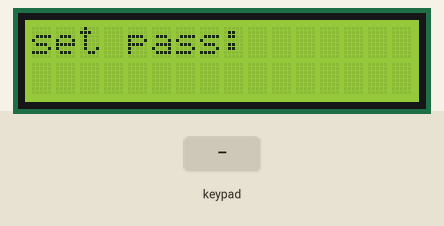
This program was run on a simulated ATmega32, built with avr-gcc and emulated at 8 MHz. Shown: 16×2 character LCD. Wiring (inferred from the signals the program sends): 4×4 keypad with keys 1 2 3 - 4 5 6 * 7 8 9 / A 0 = +: rows PD0, PD1, PD2, PD3; columns PD4, PD5, PD6, PD7. Wiring (inferred from the names in the program): character LCD (HD44780): RS PA1; R/W PA2; E PA0; data PA4, PA5, PA6, PA7. The test bench sets the inputs (shaded band). EEPROM starts erased. At 17.4 s the program stops and its outputs stay as they are.

Above: at 1.2 s.
1.3 s: keypad keys 7 + 5 = pressed 0.4 s apart
At 2.2 s:
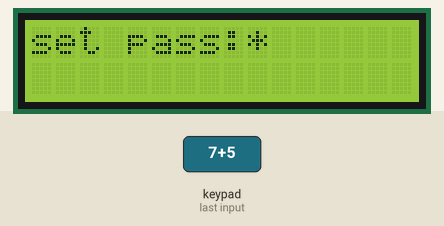
4.8 s: key '/' pressed
At 6.9 s:
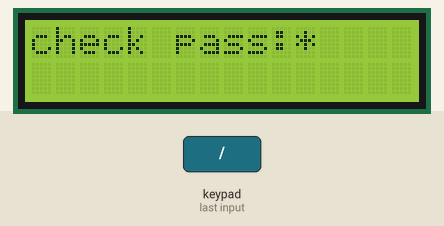
7.5 s: keypad keys 1 2 3 4 pressed 0.4 s apart
At 10.2 s:
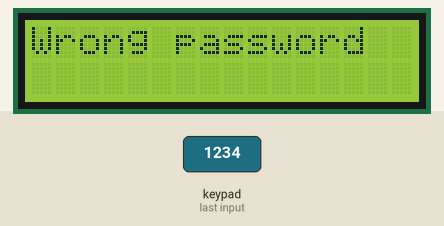
10.8 s: key 'A' pressed
At 12.0 s:
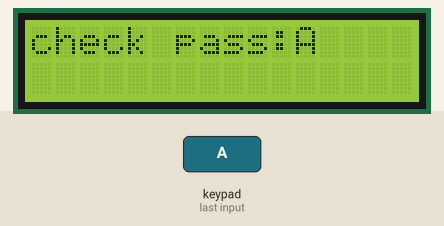
13.6 s: keypad keys 8 / 2 = pressed 0.4 s apart
At 16.7 s:
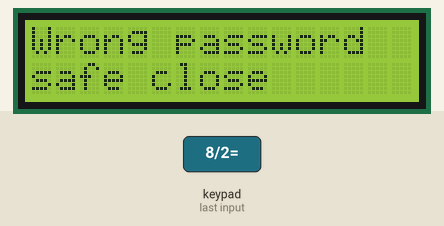
Timing chart, 0 to 18.2 s (numbered marks = the images above; inputs shaded):
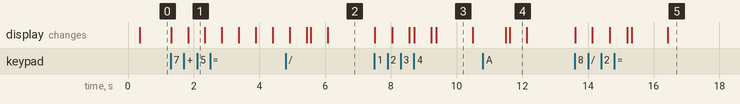

Measured:
- after the input at 1.3 s, the display: first changes at once (image 1 shows a later state)
- after the input at 4.8 s, the display: first differs from a run without the input after 0.76 s (image 2 shows a later state)
- after the input at 7.5 s, the display: first changes at once (image 3 shows a later state)
- after the input at 10.8 s, the display: first differs from a run without the input after 0.82 s (image 4)
- after the input at 13.6 s, the display: first changes at once (image 5 shows a later state)
- what the display in image 3 shows lasts 1.1 s, from 9.4 s to 10.5 s
- what the display in image 4 shows lasts 0.5 s, from 11.6 s to 12.1 s

The program:

The_safe.c
```c
/*
 * The_safe.c
 *
 * Created: 7/24/2024 10:10:04 PM
 *  Author: Omar Mahfouz
 */

#include "LCD.h"
#include "keypad.h"
#include "EEPROM.h"
#include <avr/io.h>
#define F_CPU 8000000UL
#include <util/delay.h>
#define  STATUS_ADDRESS 0x20
#define  FIRST_ADDRESS 0x22
#define  SECOND_ADDRESS 0x23
#define  THIRD_ADDRESS 0x24
#define  FOURTH_ADDRESS 0x25
#define  MAX_TRIES 2
int main(void)
{

	char arr[4];
	char x=NOT_PRESSED;
	char flag=0,i;
	char tries=MAX_TRIES;
	LCD_init();
	keypad_vinit();
    while(1)
    {
		if (EEPROM_u8read(STATUS_ADDRESS)==NOT_PRESSED)
		{

			LCD_send_string("set pass:");
			for (i=0;i<=3;i++)
			{
				do
				{
					x=keypad_checkpress();
				} while (x==NOT_PRESSED);
				LCD_vsend_char(x);
				_delay_ms(500);
				LCD_vsend_cmd(0x10);
				LCD_vsend_char('*');
				_delay_ms(500);
				EEPROM_vwrite(FIRST_ADDRESS+i,x);

			}
			EEPROM_vwrite(STATUS_ADDRESS,0x00);
		}

		while(flag==0)
		{
			arr[0]=arr[1]=arr[2]=arr[3]=NOT_PRESSED;
			LCD_clearscreen();
			LCD_send_string("check pass:");
			for (i=0;i<=3;i++)
			{
				do
				{
					arr[i]=keypad_checkpress();
				} while (arr[i]==NOT_PRESSED);
				LCD_vsend_char(arr[i]);
				_delay_ms(500);
				LCD_vsend_cmd(0x10);
				LCD_vsend_char('*');
			}
			if (arr[0]==EEPROM_u8read(FIRST_ADDRESS) && arr[1]==EEPROM_u8read(SECOND_ADDRESS) && arr[2]==EEPROM_u8read(THIRD_ADDRESS) && arr[3]==EEPROM_u8read(FOURTH_ADDRESS))
			{
				LCD_clearscreen();
				LCD_send_string("correct pass");
				LCD_move_cursor(2,1);
				LCD_send_string("safe open");
				flag=1;
			}
			else
			{
				tries--;
				if (tries>0)
				{
					LCD_clearscreen();
					LCD_send_string("Wrong password");
					_delay_ms(1000);
					LCD_move_cursor(2,1);
					LCD_send_string("tries left:");
					LCD_vsend_char(tries+48);
					_delay_ms(1000);
				}
				else
				{
					LCD_clearscreen();
					LCD_send_string("Wrong password");
					_delay_ms(1000);
					LCD_move_cursor(2,1);
					LCD_send_string("safe close");
					_delay_ms(1000);
					flag=1;
				}
			}

		}
	}

}
```

EEPROM.c
```c
/*
 * EEPROM.c
 *
 * Created: 7/24/2024 10:15:43 PM
 *  Author: Omar Mahfouz
 */
#include "STD_MACROS.h"
#include <avr/io.h>
void EEPROM_vwrite(unsigned short address, char data)
{
	EEARL=(char)address;
	EEARH=(char)address>>8;
	EEDR=data;
	SET_BIT(EECR,EEMWE);
	SET_BIT(EECR,EEWE);


	while(READ_BIT(EECR,EEWE)==1);


}

unsigned char EEPROM_u8read(unsigned short address)
{
	EEARL=(char)address;
	EEARH=(char)address>>8;
	SET_BIT(EECR,EERE);
	return EEDR;


} 
```

EEPROM.h
```c
/*
 * EEPROM.h
 *
 * Created: 7/24/2024 10:20:23 PM
 *  Author: PC
 */


#ifndef EEPROM_H_
#define EEPROM_H_

void EEPROM_vwrite(unsigned short address, char data);
unsigned char EEPROM_u8read(unsigned short address);


#endif /* EEPROM_H_ */
```

STD_MACROS.h
```c
#define register_size	8
#define SET_BIT(reg,bit)	reg|=(1<<bit)
#define CLR_BIT(reg,bit)	reg&=(~(1<<bit))
#define TOG_BIT(reg,bit)	reg^=(1<<bit)
#define READ_BIT(reg,bit)	((reg&(1<<bit))>>bit)
```

LCD_DRIVER.c
```c
/*
 * LCD_DRIVER.c
 *
 * Created: 7/24/2024 12:32:55 PM
 *  Author: PC
 */

#define four_bit_mode
#define CURSOR_DISPLAY 0x0c
#include "LCD.h"
#define F_CPU	8000000UL
#include <util/delay.h>
void LCD_vsend_char(char data)
{
	#if defined	eight_bit_mode
{
	DIO_write_port(PORT_DATA,data);
	DIO_WRITE(PORT_CONTROL,RS,1);
	enable();
}
	#elif defined four_bit_mode
	{


	DIO_write_High_nipple(PORT_DATA,data>>4);
	DIO_WRITE(PORT_CONTROL,RS,1);
	enable();
	DIO_write_High_nipple(PORT_DATA,data);
	DIO_WRITE(PORT_CONTROL,RS,1);
	enable();
	}
	#endif
	_delay_ms(1);
}
void LCD_vsend_cmd(char cmd)
{
	#if defined	eight_bit_mode
{
	DIO_write_port(PORT_DATA,cmd);
	DIO_WRITE(PORT_CONTROL,RS,0);
	enable();
}
	#elif defined four_bit_mode
	{
	DIO_write_High_nipple(PORT_DATA,cmd>>4);
	DIO_WRITE(PORT_CONTROL,RS,0);
	enable();
	DIO_write_High_nipple(PORT_DATA,cmd);
	DIO_WRITE(PORT_CONTROL,RS,0);
	enable();
	}
	#endif
	_delay_ms(1);
}
void LCD_init(void)
{
	_delay_ms(200);
	#if defined eight_bit_mode
	{


	DIO_SETPORT_DIR(PORT_DATA,0xff);
	DIO_SETPIN_DIR(PORT_CONTROL,EN,1);
	DIO_SETPIN_DIR(PORT_CONTROL,RS,1);
	DIO_SETPIN_DIR(PORT_CONTROL,RW,1);
	DIO_WRITE(PORT_CONTROL,RW,0);
	LCD_vsend_cmd(EIGHT_BITS);
	_delay_ms(1);
	LCD_vsend_cmd(CURSOR_DISPLAY);
	_delay_ms(1);
	LCD_vsend_cmd(CLR_SCREEN);
	_delay_ms(10);
	LCD_vsend_cmd(ENTRY_MODE);
	_delay_ms(1);
	}
#elif defined four_bit_mode
{
	DIO_SET_high_nipple(PORT_DATA);
	DIO_SETPIN_DIR(PORT_CONTROL,EN,1);
	DIO_SETPIN_DIR(PORT_CONTROL,RS,1);
	DIO_SETPIN_DIR(PORT_CONTROL,RW,1);
	DIO_WRITE(PORT_CONTROL,RW,0);
	LCD_vsend_cmd(RETURN_HOME);
	_delay_ms(10);
	LCD_vsend_cmd(FOUR_BITS);
	_delay_ms(1);
	LCD_vsend_cmd(CURSOR_DISPLAY);
	_delay_ms(1);
	LCD_vsend_cmd(CLR_SCREEN);
	_delay_ms(10);
	LCD_vsend_cmd(ENTRY_MODE);
	_delay_ms(1);
}
	#endif

}
void LCD_move_cursor(char row,char col)
{
	char cmd;
	if (row<1 || row>2 || col<1 || col>16)
	{
		cmd=0x80;
	}
	else if(row==1)
	{
		cmd=0x80+col-1;
	}
	else
	{
		cmd=0xc0+col-1;
	}
	LCD_vsend_cmd(cmd);
}
void LCD_clearscreen(void)
{
	LCD_vsend_cmd(CLR_SCREEN);
	_delay_ms(10);
}
void LCD_send_string(char *ptr)
{
	while(*ptr != 0)
	{
		LCD_vsend_char(*ptr);
		ptr++;
	}
}
void  enable(void)
{
	DIO_WRITE(PORT_CONTROL,EN,1);
	_delay_ms(2);
	DIO_WRITE(PORT_CONTROL,EN,0);
	_delay_ms(2);

}
```

LCD.h
```c
/*
 * LCD.h
 *
 * Created: 7/24/2024 12:33:09 PM
 *  Author: PC
 */


#ifndef LCD_H_
#define LCD_H_

#define CLR_SCREEN	0x01
//#define CURSOR_DISPLAY 0x0E
#define RETURN_HOME 0x02
#define ENTRY_MODE 0x06
#define FOUR_BITS	0x28
#define EIGHT_BITS	0x38
#define EN	0
#define RS	1
#define RW	2
#define PORT_DATA	'A'
#define PORT_CONTROL 'A'
void LCD_vsend_char(char data);
void LCD_vsend_cmd(char cmd);
void LCD_init(void);
void LCD_move_cursor(char row,char col);
void LCD_clearscreen(void);
void LCD_clearscreen(void);
void LCD_send_string(char *ptr);
void enable(void);


#endif /* LCD_H_ */
```

keypad.c
```c
/*
 * keypad.c
 *
 * Created: 7/22/2024 8:43:02 PM
 *  Author: Omar Mahfouz
 */
#include "DIO.h"
#define keypad_port 'D'
#define NOT_PRESSED  0xff
void keypad_vinit(void)
{
	DIO_SETPIN_DIR(keypad_port,0,1);
	DIO_SETPIN_DIR(keypad_port,1,1);
	DIO_SETPIN_DIR(keypad_port,2,1);
	DIO_SETPIN_DIR(keypad_port,3,1);
	DIO_SETPIN_DIR(keypad_port,4,0);
	DIO_SETPIN_DIR(keypad_port,5,0);
	DIO_SETPIN_DIR(keypad_port,6,0);
	DIO_SETPIN_DIR(keypad_port,7,0);
	DIO_pullup_connect(keypad_port,4,1);
	DIO_pullup_connect(keypad_port,5,1);
	DIO_pullup_connect(keypad_port,6,1);
	DIO_pullup_connect(keypad_port,7,1);
}
char keypad_checkpress(void)
{
	char arr[4][4]={{'1','2','3','-'},{'4','5','6','*'},{'7','8','9','/'},{'A','0','=','+'}};
		char row,col,x;
		char return_var=NOT_PRESSED;
		for (row=0;row<4;row++)
		{
			DIO_WRITE(keypad_port,0,1);
			DIO_WRITE(keypad_port,1,1);
			DIO_WRITE(keypad_port,2,1);
			DIO_WRITE(keypad_port,3,1);
			DIO_WRITE(keypad_port,row,0);
			for (col=0;col<4;col++)
			{
				x=DIO_READ(keypad_port,col+4);
				if (x==0)
				{
					return_var=arr[row][col];
					break;
				}

			}
			if (x==0)
			{
				break;
			}

		}
		return return_var;
}
```

keypad.h
```c
/*
 * keypad.h
 *
 * Created: 7/22/2024 8:43:16 PM
 *  Author: PC
 */


#ifndef KEYPAD_H_
#define KEYPAD_H_

void keypad_vinit(void);
#define NOT_PRESSED  0xff
char keypad_checkpress(void);

#endif /* KEYPAD_H_ */
```

DIO.c
```c
/*
 * CFile1.c
 *
 * Created: 6/17/2024 6:18:32 PM
 *  Author: omar mahfouz
 */
#include <avr/io.h>
#include "STD_MACROS.h"
void DIO_SETPIN_DIR(char port,char pin , char dir)
{
	switch (port)
{
	case 'A':
	case 'a':
	if (dir==1)
	{
		SET_BIT(DDRA,pin);
	}
	else
	{
		CLR_BIT(DDRA,pin);
	}
	break;
	case 'B':
	case 'b':
	if (dir==1)
	{
		SET_BIT(DDRB,pin);
	}
	else
	{
		CLR_BIT(DDRB,pin);
	}
	break;
	case 'C':
	case 'c':
	if (dir==1)
	{
		SET_BIT(DDRC,pin);
	}
	else
	{
		CLR_BIT(DDRC,pin);
	}
	break;
	case 'D':
	case 'd':
	if (dir==1)
	{
		SET_BIT(DDRD,pin);
	}
	else
	{
		CLR_BIT(DDRD,pin);
	}
	break;
	default:break;
}
}
void DIO_WRITE(char port,char pin , char val)
{
	switch (port)
	{
	case 'A':
	case 'a':
	if (val==1)
	{
		SET_BIT(PORTA,pin);
	}
	else
	{
		CLR_BIT(PORTA,pin);
	}
	break;
	case 'B':
	case 'b':
	if (val==1)
	{
		SET_BIT(PORTB,pin);
	}
	else
	{
		CLR_BIT(PORTB,pin);
	}
	break;
	case 'C':
	case 'c':
	if (val==1)
	{
		SET_BIT(PORTC,pin);
	}
	else
	{
		CLR_BIT(PORTC,pin);
	}
	break;
	case 'D':
	case 'd':
	if (val==1)
	{
		SET_BIT(PORTD,pin);
	}
	else
	{
		CLR_BIT(PORTD,pin);
	}
	break;
	default:break;
	}
}
void DIO_TOGGLE_BIT(char port , char pin )
{
	switch(port)
	{
		case 'A':
		case 'a':
			TOG_BIT(DDRA,pin);
			break;
		case 'B':
		case 'b':
			TOG_BIT(DDRB,pin);
			break;
		case 'C':
		case 'c':
			TOG_BIT(DDRC,pin);
			break;
		case 'D':
		case 'd':
			TOG_BIT(DDRD,pin);
			break;
	}
}
char DIO_READ(char port , char pin )
{
	unsigned char val;
	switch(port)
	{
		case 'A':
		case 'a':
		 val=READ_BIT(PINA,pin);
		break;
		case 'B':
		case 'b':
		val=READ_BIT(PINB,pin);
		break;
		case 'C':
		case 'c':
		val=READ_BIT(PINC,pin);
		break;
		case 'D':
		case 'd':
		val=READ_BIT(PIND,pin);
		break;
		default:break;
	}
	return val;
}
void DIO_SETPORT_DIR(char port, char dir)
{
	switch(port)
	{
		case 'A':
		case 'a':
			DDRA=dir;
		break;
		case 'B':
		case 'b':
		DDRB=dir;
		break;
		case 'C':
		case 'c':
		DDRC=dir;
		break;
		case 'D':
		case 'd':
		DDRD=dir;
		break;
	}
}
void DIO_TOGGLE_PORT(char port)
{
	switch (port)
	{
		case 'A':
			PORTA ^= 0xFF;
		break;

		case 'B':
		PORTA ^= 0xFF;
		break;
		case 'C':
		PORTA ^= 0xFF;
		break;
		case 'D':
		PORTA ^= 0xFF;
		break;
		default:break;


	}
}
void DIO_write_port(char port , char val)
{
	switch(port)
	{
		case 'A':
		case 'a':
		PORTA=val;
		break;
		case 'B':
		case 'b':
		PORTB=val;
		break;
		case 'C':
		case 'c':
		PORTC=val;
		break;
		case 'D':
		case 'd':
		PORTD=val;
		break;
	}
}
void DIO_SET_high_nipple(char port)
{
			DIO_SETPIN_DIR(port,4,1);
			DIO_SETPIN_DIR(port,5,1);
			DIO_SETPIN_DIR(port,6,1);
			DIO_SETPIN_DIR(port,7,1);


}
void DIO_write_High_nipple(char port,char val)
{
		DIO_WRITE(port,4,READ_BIT(val,0));
		DIO_WRITE(port,5,READ_BIT(val,1));
		DIO_WRITE(port,6,READ_BIT(val,2));
		DIO_WRITE(port,7,READ_BIT(val,3));

}
void DIO_pullup_connect(char port,char pin , char connect)
{
	DIO_WRITE(port,pin,connect);
}
```

DIO.h
```c
/*
 * DIO.h
 *
 * Created: 6/17/2024 6:26:07 PM
 *  Author: omar mahfouz
 */


#ifndef DIO_H_
#define DIO_H_
void DIO_SETPIN_DIR(char port,char pin , char dir);
void DIO_WRITE(char port,char pin , char val);
void DIO_TOGGLE_BIT(char port , char pin );
char DIO_READ(char port , char pin );
void DIO_SETPORT_DIR(char port, char dir);
void DIO_TOGGLE_PORT(char port);
void DIO_SET_high_nipple(char choice);
void DIO_write_High_nipple(char port,char val);
void DIO_pullup_connect(char port,char pin , char connect);;

#endif /* DIO_H_ */
```
